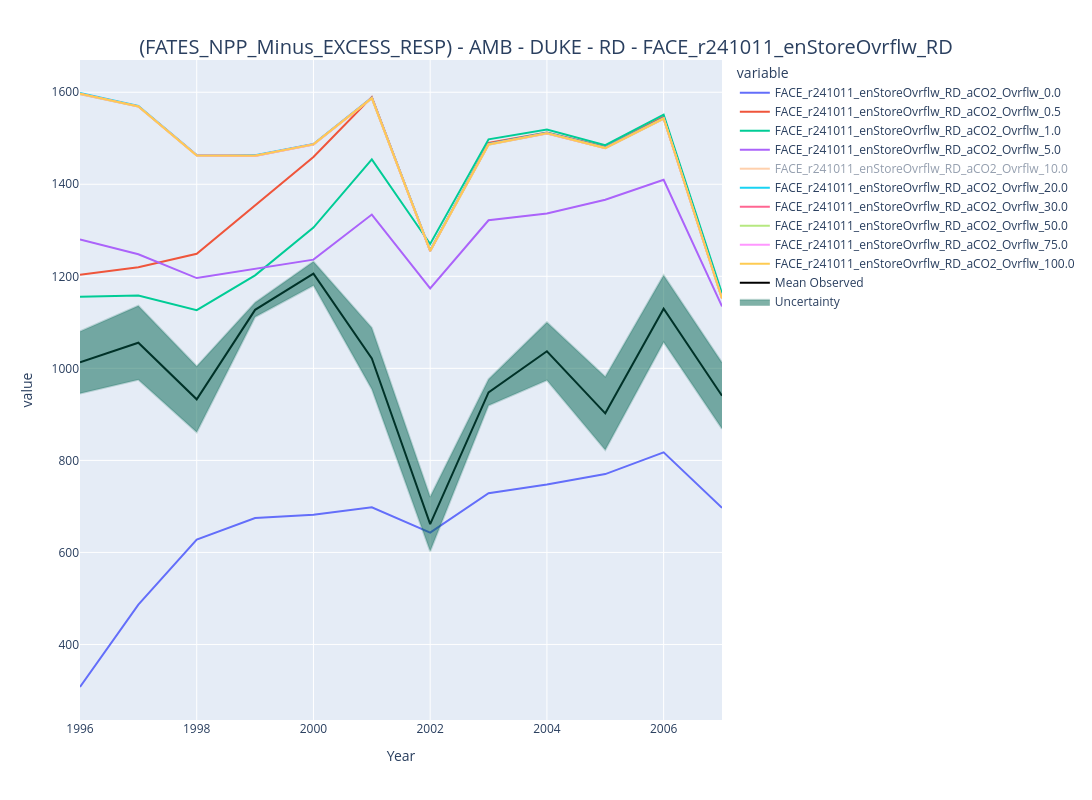
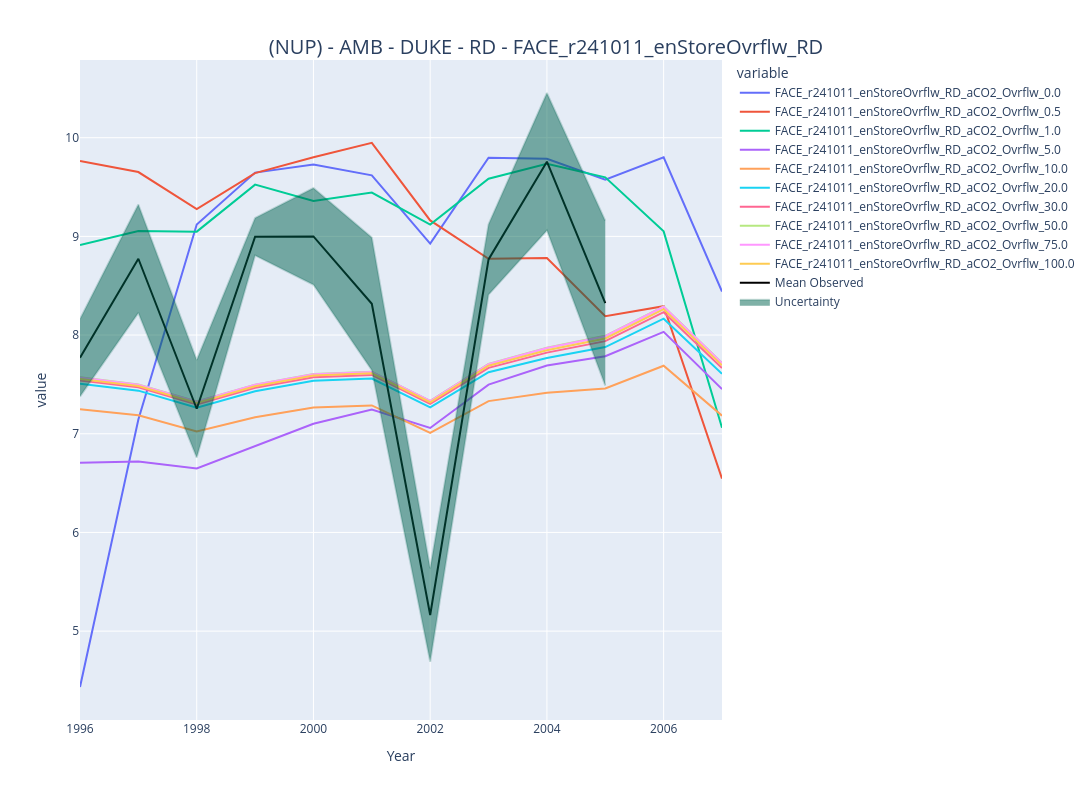

These figures' notebook cell, in order:
### Code cell
import plotly.graph_objects as go
from plotly.subplots import make_subplots
import plotly.express as px




if plotly_plots in ["yes", "y", "YES", "Y"]:
    for site in sites_o:
        print(site)
        for var in vars:
            print (var)
            for fn in fns:
                df_tmp = dict_plotly[site][co2_case][fn][var].copy(deep=True)
                # Replace the last number after "_" with the corresponding value from new_values
                new_columns = [col.rsplit('_', 1)[0] + f'_{formatted_list[i]}' for i, col in enumerate(df_tmp.columns[:-1])]
                new_columns.append('Year')
                df_tmp.columns = new_columns
                
                #df_tmp = dict_df[site][var].copy(deep=True)
                if var == "FATES_NPP_Minus_EXCESS_RESP":
                    var_tmp = "NPP"
                else:
                    var_tmp = var

                fig = px.line(df_tmp[:], x="Year", y=df_tmp.columns,
                  hover_data={"Year": "%Y"},)
                fig.add_scatter(x=np.array(dict_obs_ax[site][co2_case]["YEAR"].values, dtype=int), 
                            y=dict_obs_ax[site][co2_case][var_tmp].values, 
                            mode='lines', 
                            name='Mean Observed', line=dict(color='black', width=2))
            
                # Add a filled polygon (e.g., for uncertainty)
                # Example: creating upper and lower bounds
                lower_bound = dict_obs_ax[site][co2_case][var_tmp].values - dict_obs_ase[site][co2_case][var_tmp].values
                upper_bound = dict_obs_ax[site][co2_case][var_tmp].values + dict_obs_ase[site][co2_case][var_tmp].values

                # Fill between the lower and upper bounds
                fig.add_traces([
                    go.Scatter(
                    x=df_tmp['Year'], y=upper_bound, 
                    fill=None, mode='lines', line=dict(color='rgba(0,100,80,0.2)'), 
                    showlegend=False
                ),
                go.Scatter(
                    x=df_tmp['Year'], y=lower_bound, 
                    fill='tonexty', mode='lines', line=dict(color='rgba(0,100,80,0.2)'), 
                    name='Uncertainty'
                )
            ])
            
            
                # Update layout with a custom title
                fig.update_layout(
                title={
                    'text': f" ({var}) - {co2_case} - {site} - {fn} - {case_id} ",
                    'y': 0.95,  # Position title slightly above the plot
                    'x': 0.5,  # Center the title horizontally
                    'xanchor': 'center',
                    'yanchor': 'top'
                },
                title_font=dict(size=20),  # Adjust the font size of the title
                width=1200, height=800  # Adjust width and height as needed
            )

                # Save the plot as an HTML file
                path_html_save = "/Users/ud4/repos/GitHub/FATESFACE/Plume_Plots/HTML_plots"
                #fig.write_html(f"{path_html_save}/{var}_{site}_{fn}_{co2_case}_minC{min_checks}_line_plot.html")

                print (f"{var}_{site}_{fn}_{co2_case}_{case_id}_line_plot.html")

                # Show the plot
                fig.show()

### Figure 1 — Plotly figure (JSON) as saved in the notebook; plotly's stock layout.template omitted (floating-point values rounded to 4 significant figures)
{"data": [{"hovertemplate": "variable=FACE_r241011_enStoreOvrflw_RD_aCO2_Ovrflw_0.0<br>Year=%{x%Y}<br>value=%{y}<extra></extra>", "legendgroup": "FACE_r241011_enStoreOvrflw_RD_aCO2_Ovrflw_0.0", "line": {"color": "#636efa", "dash": "solid"}, "marker": {"symbol": "circle"}, "mode": "lines", "name": "FACE_r241011_enStoreOvrflw_RD_aCO2_Ovrflw_0.0", "orientation": "v", "showlegend": true, "type": "scatter", "x": [1996, 1997, 1998, 1999, 2000, 2001, 2002, 2003, 2004, 2005, 2006, 2007], "xaxis": "x", "y": [307.6, 486.6, 627.8, 674.9, 682.1, 698.2, 643.1, 728.8, 747.5, 770.2, 817.5, 696.8], "yaxis": "y"}, {"hovertemplate": "variable=FACE_r241011_enStoreOvrflw_RD_aCO2_Ovrflw_0.5<br>Year=%{x%Y}<br>value=%{y}<extra></extra>", "legendgroup": "FACE_r241011_enStoreOvrflw_RD_aCO2_Ovrflw_0.5", "line": {"color": "#EF553B", "dash": "solid"}, "marker": {"symbol": "circle"}, "mode": "lines", "name": "FACE_r241011_enStoreOvrflw_RD_aCO2_Ovrflw_0.5", "orientation": "v", "showlegend": true, "type": "scatter", "x": [1996, 1997, 1998, 1999, 2000, 2001, 2002, 2003, 2004, 2005, 2006, 2007], "xaxis": "x", "y": [1204.0, 1220.0, 1249.0, 1354.0, 1459.0, 1590.0, 1255.0, 1490.0, 1513.0, 1481.0, 1547.0, 1156.0], "yaxis": "y"}, {"hovertemplate": "variable=FACE_r241011_enStoreOvrflw_RD_aCO2_Ovrflw_1.0<br>Year=%{x%Y}<br>value=%{y}<extra></extra>", "legendgroup": "FACE_r241011_enStoreOvrflw_RD_aCO2_Ovrflw_1.0", "line": {"color": "#00cc96", "dash": "solid"}, "marker": {"symbol": "circle"}, "mode": "lines", "name": "FACE_r241011_enStoreOvrflw_RD_aCO2_Ovrflw_1.0", "orientation": "v", "showlegend": true, "type": "scatter", "x": [1996, 1997, 1998, 1999, 2000, 2001, 2002, 2003, 2004, 2005, 2006, 2007], "xaxis": "x", "y": [1156.0, 1159.0, 1126.0, 1202.0, 1306.0, 1454.0, 1270.0, 1498.0, 1519.0, 1485.0, 1551.0, 1163.0], "yaxis": "y"}, {"hovertemplate": "variable=FACE_r241011_enStoreOvrflw_RD_aCO2_Ovrflw_5.0<br>Year=%{x%Y}<br>value=%{y}<extra></extra>", "legendgroup": "FACE_r241011_enStoreOvrflw_RD_aCO2_Ovrflw_5.0", "line": {"color": "#ab63fa", "dash": "solid"}, "marker": {"symbol": "circle"}, "mode": "lines", "name": "FACE_r241011_enStoreOvrflw_RD_aCO2_Ovrflw_5.0", "orientation": "v", "showlegend": true, "type": "scatter", "x": [1996, 1997, 1998, 1999, 2000, 2001, 2002, 2003, 2004, 2005, 2006, 2007], "xaxis": "x", "y": [1280.0, 1248.0, 1196.0, 1216.0, 1236.0, 1334.0, 1174.0, 1322.0, 1337.0, 1366.0, 1410.0, 1135.0], "yaxis": "y"}, {"hovertemplate": "variable=FACE_r241011_enStoreOvrflw_RD_aCO2_Ovrflw_10.0<br>Year=%{x%Y}<br>value=%{y}<extra></extra>", "legendgroup": "FACE_r241011_enStoreOvrflw_RD_aCO2_Ovrflw_10.0", "line": {"color": "#FFA15A", "dash": "solid"}, "marker": {"symbol": "circle"}, "mode": "lines", "name": "FACE_r241011_enStoreOvrflw_RD_aCO2_Ovrflw_10.0", "orientation": "v", "showlegend": true, "type": "scatter", "visible": "legendonly", "x": [1996, 1997, 1998, 1999, 2000, 2001, 2002, 2003, 2004, 2005, 2006, 2007], "xaxis": "x", "y": [1612.0, 1578.0, 1470.0, 1469.0, 1494.0, 1595.0, 1265.0, 1494.0, 1519.0, 1487.0, 1552.0, 1163.0], "yaxis": "y"}, {"hovertemplate": "variable=FACE_r241011_enStoreOvrflw_RD_aCO2_Ovrflw_20.0<br>Year=%{x%Y}<br>value=%{y}<extra></extra>", "legendgroup": "FACE_r241011_enStoreOvrflw_RD_aCO2_Ovrflw_20.0", "line": {"color": "#19d3f3", "dash": "solid"}, "marker": {"symbol": "circle"}, "mode": "lines", "name": "FACE_r241011_enStoreOvrflw_RD_aCO2_Ovrflw_20.0", "orientation": "v", "showlegend": true, "type": "scatter", "x": [1996, 1997, 1998, 1999, 2000, 2001, 2002, 2003, 2004, 2005, 2006, 2007], "xaxis": "x", "y": [1598.0, 1570.0, 1464.0, 1463.0, 1488.0, 1588.0, 1257.0, 1488.0, 1512.0, 1480.0, 1544.0, 1154.0], "yaxis": "y"}, {"hovertemplate": "variable=FACE_r241011_enStoreOvrflw_RD_aCO2_Ovrflw_30.0<br>Year=%{x%Y}<br>value=%{y}<extra></extra>", "legendgroup": "FACE_r241011_enStoreOvrflw_RD_aCO2_Ovrflw_30.0", "line": {"color": "#FF6692", "dash": "solid"}, "marker": {"symbol": "circle"}, "mode": "lines", "name": "FACE_r241011_enStoreOvrflw_RD_aCO2_Ovrflw_30.0", "orientation": "v", "showlegend": true, "type": "scatter", "x": [1996, 1997, 1998, 1999, 2000, 2001, 2002, 2003, 2004, 2005, 2006, 2007], "xaxis": "x", "y": [1597.0, 1569.0, 1463.0, 1462.0, 1487.0, 1588.0, 1256.0, 1487.0, 1511.0, 1479.0, 1543.0, 1152.0], "yaxis": "y"}, {"hovertemplate": "variable=FACE_r241011_enStoreOvrflw_RD_aCO2_Ovrflw_50.0<br>Year=%{x%Y}<br>value=%{y}<extra></extra>", "legendgroup": "FACE_r241011_enStoreOvrflw_RD_aCO2_Ovrflw_50.0", "line": {"color": "#B6E880", "dash": "solid"}, "marker": {"symbol": "circle"}, "mode": "lines", "name": "FACE_r241011_enStoreOvrflw_RD_aCO2_Ovrflw_50.0", "orientation": "v", "showlegend": true, "type": "scatter", "x": [1996, 1997, 1998, 1999, 2000, 2001, 2002, 2003, 2004, 2005, 2006, 2007], "xaxis": "x", "y": [1596.0, 1569.0, 1462.0, 1462.0, 1486.0, 1587.0, 1255.0, 1486.0, 1510.0, 1478.0, 1542.0, 1151.0], "yaxis": "y"}, {"hovertemplate": "variable=FACE_r241011_enStoreOvrflw_RD_aCO2_Ovrflw_75.0<br>Year=%{x%Y}<br>value=%{y}<extra></extra>", "legendgroup": "FACE_r241011_enStoreOvrflw_RD_aCO2_Ovrflw_75.0", "line": {"color": "#FF97FF", "dash": "solid"}, "marker": {"symbol": "circle"}, "mode": "lines", "name": "FACE_r241011_enStoreOvrflw_RD_aCO2_Ovrflw_75.0", "orientation": "v", "showlegend": true, "type": "scatter", "x": [1996, 1997, 1998, 1999, 2000, 2001, 2002, 2003, 2004, 2005, 2006, 2007], "xaxis": "x", "y": [1596.0, 1569.0, 1462.0, 1462.0, 1486.0, 1587.0, 1255.0, 1486.0, 1510.0, 1478.0, 1542.0, 1151.0], "yaxis": "y"}, {"hovertemplate": "variable=FACE_r241011_enStoreOvrflw_RD_aCO2_Ovrflw_100.0<br>Year=%{x%Y}<br>value=%{y}<extra></extra>", "legendgroup": "FACE_r241011_enStoreOvrflw_RD_aCO2_Ovrflw_100.0", "line": {"color": "#FECB52", "dash": "solid"}, "marker": {"symbol": "circle"}, "mode": "lines", "name": "FACE_r241011_enStoreOvrflw_RD_aCO2_Ovrflw_100.0", "orientation": "v", "showlegend": true, "type": "scatter", "x": [1996, 1997, 1998, 1999, 2000, 2001, 2002, 2003, 2004, 2005, 2006, 2007], "xaxis": "x", "y": [1597.0, 1569.0, 1463.0, 1462.0, 1487.0, 1587.0, 1256.0, 1486.0, 1511.0, 1479.0, 1543.0, 1152.0], "yaxis": "y"}, {"line": {"color": "black", "width": 2}, "mode": "lines", "name": "Mean Observed", "type": "scatter", "x": [1996, 1997, 1998, 1999, 2000, 2001, 2002, 2003, 2004, 2005, 2006, 2007], "y": [1013.0, 1056.0, 932.7, 1127.0, 1206.0, 1022.0, 661.6, 947.9, 1037.0, 902.2, 1130.0, 940.5]}, {"line": {"color": "rgba(0,100,80,0.2)"}, "mode": "lines", "showlegend": false, "type": "scatter", "x": [1996, 1997, 1998, 1999, 2000, 2001, 2002, 2003, 2004, 2005, 2006, 2007], "y": [1080.0, 1136.0, 1004.0, 1143.0, 1232.0, 1088.0, 720.9, 976.5, 1100.0, 982.0, 1203.0, 1012.0]}, {"fill": "tonexty", "line": {"color": "rgba(0,100,80,0.2)"}, "mode": "lines", "name": "Uncertainty", "type": "scatter", "x": [1996, 1997, 1998, 1999, 2000, 2001, 2002, 2003, 2004, 2005, 2006, 2007], "y": [945.4, 975.2, 860.9, 1111.0, 1180.0, 954.8, 602.4, 919.3, 973.9, 822.4, 1057.0, 868.5]}], "layout": {"height": 800, "legend": {"title": {"text": "variable"}, "tracegroupgap": 0}, "margin": {"t": 60}, "title": {"font": {"size": 20}, "text": " (FATES_NPP_Minus_EXCESS_RESP) - AMB - DUKE - RD - FACE_r241011_enStoreOvrflw_RD ", "x": 0.5, "xanchor": "center", "y": 0.95, "yanchor": "top"}, "width": 1200, "xaxis": {"anchor": "y", "autorange": true, "domain": [0, 1], "range": [1996, 2007], "title": {"text": "Year"}, "type": "linear"}, "yaxis": {"anchor": "x", "autorange": true, "domain": [0, 1], "range": [235.8, 1670.0], "title": {"text": "value"}, "type": "linear"}}}

### Figure 2 — Plotly figure (JSON) as saved in the notebook; plotly's stock layout.template omitted (floating-point values rounded to 4 significant figures)
{"data": [{"hovertemplate": "variable=FACE_r241011_enStoreOvrflw_RD_aCO2_Ovrflw_0.0<br>Year=%{x%Y}<br>value=%{y}<extra></extra>", "legendgroup": "FACE_r241011_enStoreOvrflw_RD_aCO2_Ovrflw_0.0", "line": {"color": "#636efa", "dash": "solid"}, "marker": {"symbol": "circle"}, "mode": "lines", "name": "FACE_r241011_enStoreOvrflw_RD_aCO2_Ovrflw_0.0", "orientation": "v", "showlegend": true, "type": "scatter", "x": [1996, 1997, 1998, 1999, 2000, 2001, 2002, 2003, 2004, 2005, 2006, 2007], "xaxis": "x", "y": [4.434, 7.145, 9.12, 9.646, 9.728, 9.618, 8.926, 9.797, 9.787, 9.573, 9.801, 8.44], "yaxis": "y"}, {"hovertemplate": "variable=FACE_r241011_enStoreOvrflw_RD_aCO2_Ovrflw_0.5<br>Year=%{x%Y}<br>value=%{y}<extra></extra>", "legendgroup": "FACE_r241011_enStoreOvrflw_RD_aCO2_Ovrflw_0.5", "line": {"color": "#EF553B", "dash": "solid"}, "marker": {"symbol": "circle"}, "mode": "lines", "name": "FACE_r241011_enStoreOvrflw_RD_aCO2_Ovrflw_0.5", "orientation": "v", "showlegend": true, "type": "scatter", "x": [1996, 1997, 1998, 1999, 2000, 2001, 2002, 2003, 2004, 2005, 2006, 2007], "xaxis": "x", "y": [9.765, 9.652, 9.277, 9.641, 9.801, 9.948, 9.161, 8.773, 8.78, 8.192, 8.292, 6.546], "yaxis": "y"}, {"hovertemplate": "variable=FACE_r241011_enStoreOvrflw_RD_aCO2_Ovrflw_1.0<br>Year=%{x%Y}<br>value=%{y}<extra></extra>", "legendgroup": "FACE_r241011_enStoreOvrflw_RD_aCO2_Ovrflw_1.0", "line": {"color": "#00cc96", "dash": "solid"}, "marker": {"symbol": "circle"}, "mode": "lines", "name": "FACE_r241011_enStoreOvrflw_RD_aCO2_Ovrflw_1.0", "orientation": "v", "showlegend": true, "type": "scatter", "x": [1996, 1997, 1998, 1999, 2000, 2001, 2002, 2003, 2004, 2005, 2006, 2007], "xaxis": "x", "y": [8.913, 9.055, 9.048, 9.524, 9.358, 9.444, 9.12, 9.584, 9.736, 9.599, 9.051, 7.061], "yaxis": "y"}, {"hovertemplate": "variable=FACE_r241011_enStoreOvrflw_RD_aCO2_Ovrflw_5.0<br>Year=%{x%Y}<br>value=%{y}<extra></extra>", "legendgroup": "FACE_r241011_enStoreOvrflw_RD_aCO2_Ovrflw_5.0", "line": {"color": "#ab63fa", "dash": "solid"}, "marker": {"symbol": "circle"}, "mode": "lines", "name": "FACE_r241011_enStoreOvrflw_RD_aCO2_Ovrflw_5.0", "orientation": "v", "showlegend": true, "type": "scatter", "x": [1996, 1997, 1998, 1999, 2000, 2001, 2002, 2003, 2004, 2005, 2006, 2007], "xaxis": "x", "y": [6.705, 6.719, 6.649, 6.878, 7.102, 7.245, 7.058, 7.498, 7.692, 7.786, 8.033, 7.452], "yaxis": "y"}, {"hovertemplate": "variable=FACE_r241011_enStoreOvrflw_RD_aCO2_Ovrflw_10.0<br>Year=%{x%Y}<br>value=%{y}<extra></extra>", "legendgroup": "FACE_r241011_enStoreOvrflw_RD_aCO2_Ovrflw_10.0", "line": {"color": "#FFA15A", "dash": "solid"}, "marker": {"symbol": "circle"}, "mode": "lines", "name": "FACE_r241011_enStoreOvrflw_RD_aCO2_Ovrflw_10.0", "orientation": "v", "showlegend": true, "type": "scatter", "x": [1996, 1997, 1998, 1999, 2000, 2001, 2002, 2003, 2004, 2005, 2006, 2007], "xaxis": "x", "y": [7.247, 7.187, 7.022, 7.168, 7.266, 7.287, 7.008, 7.331, 7.416, 7.459, 7.69, 7.184], "yaxis": "y"}, {"hovertemplate": "variable=FACE_r241011_enStoreOvrflw_RD_aCO2_Ovrflw_20.0<br>Year=%{x%Y}<br>value=%{y}<extra></extra>", "legendgroup": "FACE_r241011_enStoreOvrflw_RD_aCO2_Ovrflw_20.0", "line": {"color": "#19d3f3", "dash": "solid"}, "marker": {"symbol": "circle"}, "mode": "lines", "name": "FACE_r241011_enStoreOvrflw_RD_aCO2_Ovrflw_20.0", "orientation": "v", "showlegend": true, "type": "scatter", "x": [1996, 1997, 1998, 1999, 2000, 2001, 2002, 2003, 2004, 2005, 2006, 2007], "xaxis": "x", "y": [7.506, 7.437, 7.264, 7.43, 7.536, 7.559, 7.267, 7.624, 7.767, 7.878, 8.166, 7.608], "yaxis": "y"}, {"hovertemplate": "variable=FACE_r241011_enStoreOvrflw_RD_aCO2_Ovrflw_30.0<br>Year=%{x%Y}<br>value=%{y}<extra></extra>", "legendgroup": "FACE_r241011_enStoreOvrflw_RD_aCO2_Ovrflw_30.0", "line": {"color": "#FF6692", "dash": "solid"}, "marker": {"symbol": "circle"}, "mode": "lines", "name": "FACE_r241011_enStoreOvrflw_RD_aCO2_Ovrflw_30.0", "orientation": "v", "showlegend": true, "type": "scatter", "x": [1996, 1997, 1998, 1999, 2000, 2001, 2002, 2003, 2004, 2005, 2006, 2007], "xaxis": "x", "y": [7.541, 7.47, 7.297, 7.466, 7.573, 7.596, 7.302, 7.668, 7.822, 7.938, 8.232, 7.666], "yaxis": "y"}, {"hovertemplate": "variable=FACE_r241011_enStoreOvrflw_RD_aCO2_Ovrflw_50.0<br>Year=%{x%Y}<br>value=%{y}<extra></extra>", "legendgroup": "FACE_r241011_enStoreOvrflw_RD_aCO2_Ovrflw_50.0", "line": {"color": "#B6E880", "dash": "solid"}, "marker": {"symbol": "circle"}, "mode": "lines", "name": "FACE_r241011_enStoreOvrflw_RD_aCO2_Ovrflw_50.0", "orientation": "v", "showlegend": true, "type": "scatter", "x": [1996, 1997, 1998, 1999, 2000, 2001, 2002, 2003, 2004, 2005, 2006, 2007], "xaxis": "x", "y": [7.572, 7.5, 7.326, 7.498, 7.606, 7.629, 7.334, 7.709, 7.872, 7.992, 8.291, 7.718], "yaxis": "y"}, {"hovertemplate": "variable=FACE_r241011_enStoreOvrflw_RD_aCO2_Ovrflw_75.0<br>Year=%{x%Y}<br>value=%{y}<extra></extra>", "legendgroup": "FACE_r241011_enStoreOvrflw_RD_aCO2_Ovrflw_75.0", "line": {"color": "#FF97FF", "dash": "solid"}, "marker": {"symbol": "circle"}, "mode": "lines", "name": "FACE_r241011_enStoreOvrflw_RD_aCO2_Ovrflw_75.0", "orientation": "v", "showlegend": true, "type": "scatter", "x": [1996, 1997, 1998, 1999, 2000, 2001, 2002, 2003, 2004, 2005, 2006, 2007], "xaxis": "x", "y": [7.569, 7.498, 7.324, 7.496, 7.604, 7.627, 7.332, 7.706, 7.868, 7.988, 8.287, 7.715], "yaxis": "y"}, {"hovertemplate": "variable=FACE_r241011_enStoreOvrflw_RD_aCO2_Ovrflw_100.0<br>Year=%{x%Y}<br>value=%{y}<extra></extra>", "legendgroup": "FACE_r241011_enStoreOvrflw_RD_aCO2_Ovrflw_100.0", "line": {"color": "#FECB52", "dash": "solid"}, "marker": {"symbol": "circle"}, "mode": "lines", "name": "FACE_r241011_enStoreOvrflw_RD_aCO2_Ovrflw_100.0", "orientation": "v", "showlegend": true, "type": "scatter", "x": [1996, 1997, 1998, 1999, 2000, 2001, 2002, 2003, 2004, 2005, 2006, 2007], "xaxis": "x", "y": [7.555, 7.484, 7.311, 7.482, 7.589, 7.613, 7.319, 7.689, 7.847, 7.966, 8.262, 7.694], "yaxis": "y"}, {"line": {"color": "black", "width": 2}, "mode": "lines", "name": "Mean Observed", "type": "scatter", "x": [1996, 1997, 1998, 1999, 2000, 2001, 2002, 2003, 2004, 2005, 2006, 2007], "y": [7.77, 8.773, 7.253, 8.997, 9, 8.317, 5.163, 8.767, 9.757, 8.323, null, null]}, {"line": {"color": "rgba(0,100,80,0.2)"}, "mode": "lines", "showlegend": false, "type": "scatter", "x": [1996, 1997, 1998, 1999, 2000, 2001, 2002, 2003, 2004, 2005, 2006, 2007], "y": [8.164, 9.322, 7.748, 9.186, 9.49, 8.989, 5.637, 9.124, 10.45, 9.158, null, null]}, {"fill": "tonexty", "line": {"color": "rgba(0,100,80,0.2)"}, "mode": "lines", "name": "Uncertainty", "type": "scatter", "x": [1996, 1997, 1998, 1999, 2000, 2001, 2002, 2003, 2004, 2005, 2006, 2007], "y": [7.376, 8.224, 6.758, 8.807, 8.51, 7.644, 4.69, 8.41, 9.06, 7.489, null, null]}], "layout": {"height": 800, "legend": {"title": {"text": "variable"}, "tracegroupgap": 0}, "margin": {"t": 60}, "title": {"font": {"size": 20}, "text": " (NUP) - AMB - DUKE - RD - FACE_r241011_enStoreOvrflw_RD ", "x": 0.5, "xanchor": "center", "y": 0.95, "yanchor": "top"}, "width": 1200, "xaxis": {"anchor": "y", "autorange": true, "domain": [0, 1], "range": [1996, 2007], "title": {"text": "Year"}, "type": "linear"}, "yaxis": {"anchor": "x", "autorange": true, "domain": [0, 1], "range": [4.099, 10.79], "title": {"text": "value"}, "type": "linear"}}}
